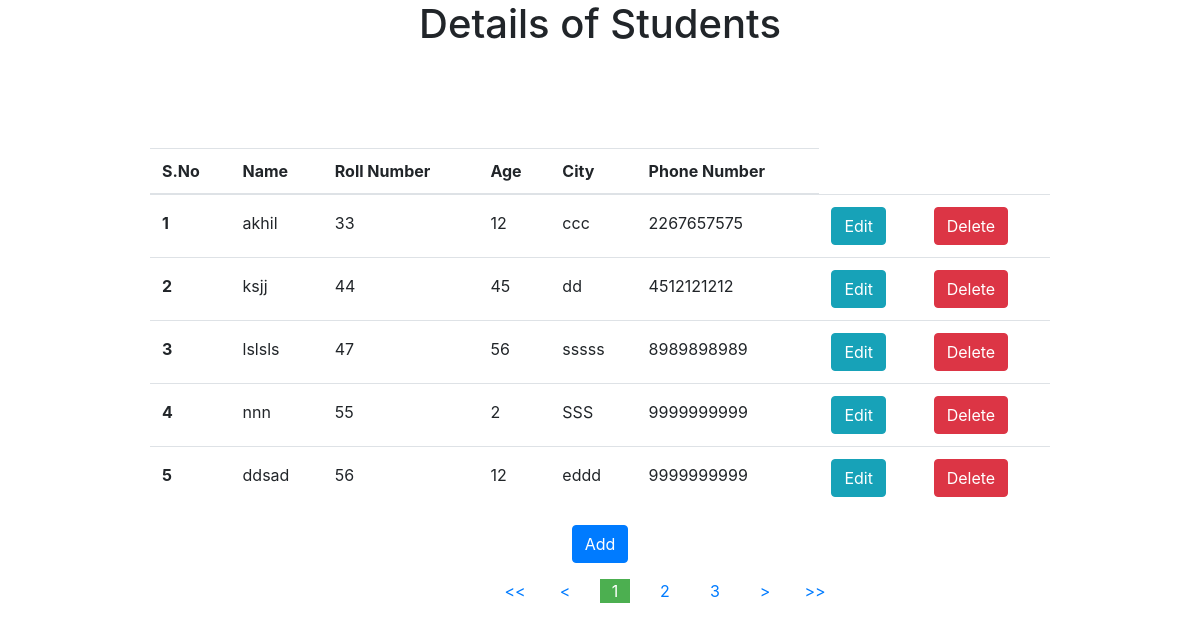
The page / on the database its author committed.
### tables this page shows
CREATE TABLE IF NOT EXISTS `registration` (
  `name` varchar(20) NOT NULL,
  `roll` bigint(20) NOT NULL,
  `age` int(11) NOT NULL,
  `city` varchar(50) NOT NULL,
  `phone` bigint(20) NOT NULL
);

### index.php (the view, shortened to what this page needs)
<?php
 include 'db.php';
$limit = 5;
if (isset($_GET["page"]))
 {
  $page  = $_GET["page"];
   if($page<1)
   {
    $page=1;
   }
  if($page>3)
  {
      $page=3;
  }
}
 else
  {
   $page=1;
  }
$start_from = ($page-1) * $limit;
$sql = "SELECT * FROM registration ORDER BY roll ASC LIMIT $start_from, $limit";
$res = mysqli_query ($con,$sql);
 ?>
<html>
<head>
  <link rel="stylesheet" href="https://maxcdn.bootstrapcdn.com/bootstrap/4.0.0-beta/css/bootstrap.min.css">
</head>
<body>
<center>
<h1>Details of Students</h1>
<form action="" method="POST">
  <table class="table wi">
    <thead class="thead-inverse" >
    <tr>
     <th>S.No</th>
     <th>Name</th>
     <th>Roll Number </th>
     <th>Age</th>
     <th>City</th>
     <th>Phone Number</th>
     </tr>
  </thead>
  <tbody style="line-height:2em;">
     <?php
     $i=1;
 while($row=mysqli_fetch_assoc($res))
  {
    echo '<tr>';
    echo '<th>'.$i.'</th>';
    echo '<td>'. $row['name'] .'</td>';
    echo '<td>'. $row['roll'] .'</td>';
    echo '<td>'. $row['age'] .'</td>';
    echo '<td>'. $row['city'] .'</td>';
    echo '<td>'. $row['phone'] .'</td>';
    echo '<td>'. "<button name='list[]' class='btn btn-info' value=".$row['roll']." >".'Edit'.'</button>'.'</td>';
    echo '<td>'. "<button name='listd[]' onclick='return valid()' class='btn btn-danger' value=".$row['roll']." >".'Delete'.'</button>'.'</td>';
    echo '</tr>';
    $i++;
  }
    ?>
  </tbody>
</table>
<button class="btn btn-primary" name="add">Add</button>
</form>
</center>
 </body>
 </html>
 <?php
$query="SELECT * from registration where 1";
$res=mysqli_query($con,$query);
$total_records=mysqli_num_rows($res);
$total_pages = ceil($total_records / $limit);
$pagLink = "<div class='pagination'>";
$pagLink .= "<a href='index.php?page=1'><<</a>";
$var=$page-1;
$pagLink .= "<a href='index.php?page=".$var."'><</a>";
for ($i=1; $i<=$total_pages; $i++) {
     $active = $i == $page ? 'class="active"' : '';
          $pagLink .= "<a $active href='index.php?page=".$i."'>".$i."</a>";
};
$var=$page+1;
$pagLink .= "<a href='index.php?page=".$var."'>></a>";
$pagLink .= "<a href='index.php?page=".$total_pages."'>>></a>";
echo $pagLink . "</div>";
?>

### index.php (style rules this page uses)
.wi { width: 75%; margin-top: 100px; }
.pagination { margin-left: 500px; }
.pagination a.active { background-color: #4CAF50; color: white; }
a { margin-right: 20px; width: 30px; text-align: center; }

### rows shown on the page
registration: name "akhil", roll "33", age "12", city "ccc", phone "2267657575"
registration: name "ksjj", roll "44", age "45", city "dd", phone "4512121212"
registration: name "lslsls", roll "47", age "56", city "sssss", phone "8989898989"
registration: name "nnn", roll "55", age "2", city "SSS", phone "9999999999"
registration: name "ddsad", roll "56", age "12", city "eddd", phone "9999999999"
